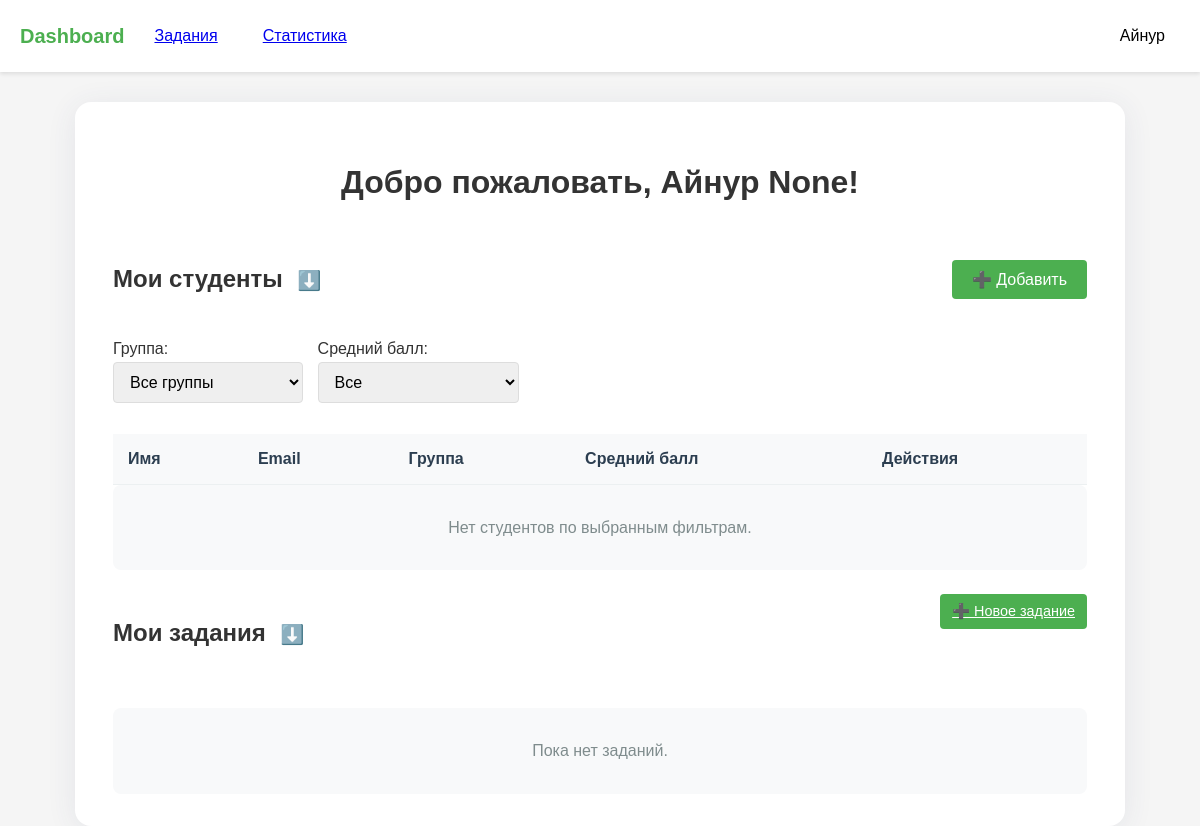
The page /dashboard (signed in) on the database as committed earlier.
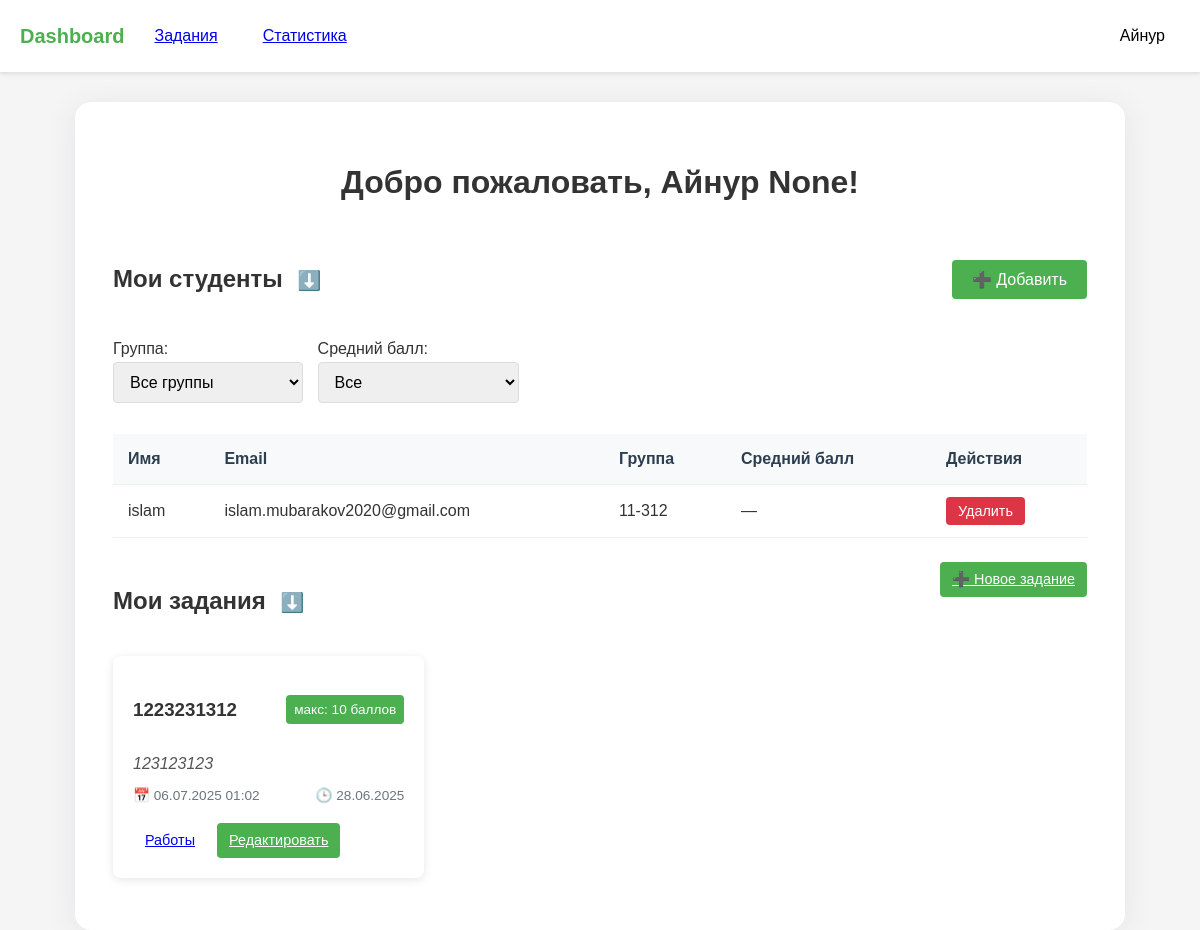
The same page on the database as committed later.
### models.py (models this page shows)
class User(UserMixin, db.Model):
    id = db.Column(db.Integer, primary_key=True)
    name = db.Column(db.String(150))
    email = db.Column(db.String(150), unique=True)
    password = db.Column(db.String(150))
    role = db.Column(db.String(50))  # 'student' or 'teacher'
    group = db.Column(db.String(50))
    first_name = db.Column(db.String(150))
    last_name = db.Column(db.String(150))
    age = db.Column(db.Integer)
    gender = db.Column(db.String(10))  # 'male', 'female', 'other'
    students = db.relationship(
        'User',
        secondary=teacher_student,
        primaryjoin=(id == teacher_student.c.teacher_id),
        secondaryjoin=(id == teacher_student.c.student_id),
        backref=db.backref('teachers', lazy='dynamic'),
        lazy='dynamic'
    )

class Assignment(db.Model):
    id = db.Column(db.Integer, primary_key=True)
    title = db.Column(db.String(100), nullable=False)
    description = db.Column(db.Text, nullable=False)
    deadline = db.Column(db.DateTime)
    max_score = db.Column(db.Integer, default=10)
    teacher_id = db.Column(db.Integer, db.ForeignKey('user.id'))
    created_at = db.Column(db.DateTime, default=datetime.utcnow)
    submissions = db.relationship('Submission', backref='assignment', lazy=True)
    questions = db.relationship('Question', backref='assignment', cascade='all, delete-orphan', lazy=True)

### main.py (the view)
@main.route('/dashboard')
@login_required
def dashboard():
    if current_user.role == 'teacher':
        students = current_user.students.order_by(User.name.asc()).all()
        assignments = Assignment.query.filter_by(teacher_id=current_user.id).all()
        avg_scores = {}
        for student in students:
            submissions = Submission.query.filter_by(student_id=student.id).all()
            scores = [s.score for s in submissions if s.score is not None]
            avg_scores[student.id] = round(sum(scores) / len(scores), 2) if scores else None
        return render_template(
            'teacher_dashboard.html',
            students=students,
            assignments=assignments,
            current_user=current_user,
            avg_scores=avg_scores
        )
    else:
        return redirect(url_for('main.student_dashboard'))

### app.py (called while the page is built)
def create_app():
    app = Flask(__name__)
    app.config['SECRET_KEY'] = 'your_secret_key'
    app.config['SQLALCHEMY_DATABASE_URI'] = 'sqlite:///data.db'
    app.config['SQLALCHEMY_TRACK_MODIFICATIONS'] = False
    app.config['TEMPLATES_AUTO_RELOAD'] = True
    db.init_app(app)
    login_manager.init_app(app)
    login_manager.login_view = 'auth.login'
    from models import User
    @login_manager.user_loader
    def load_user(user_id):
        return User.query.get(int(user_id))
    from auth import auth as auth_blueprint
    app.register_blueprint(auth_blueprint)
    from main import main as main_blueprint
    app.register_blueprint(main_blueprint)
    return app

### templates/teacher_dashboard.html (shortened to what this page needs)
{% extends "base.html" %}
{% block content %}
<div class="dashboard-container">
    <h1 style="text-align:center; margin-bottom: 32px;">
        Добро пожаловать, {{ current_user.name }} {{ current_user.last_name }}!
    </h1>
    <div class="students-section mt-3">
        <div style="display: flex; justify-content: space-between; align-items: center; cursor: pointer;" onclick="toggleStudentsBlock()">
            <div>
                <h2 style="display: inline-block;">Мои студенты</h2>
                <span id="studentsArrow" style="font-size: 1.2rem; margin-left: 10px;">⬇️</span>
            </div>
            <button class="btn btn-primary" onclick="event.stopPropagation(); toggleAddForm();">➕ Добавить</button>
        </div>
        <div id="studentsBlock" style="display: block;">
            <form method="get" class="filter-section" style="display: flex; gap: 15px; align-items: flex-end; margin: 18px 0 15px 0;">
                <div>
                    <label for="group">Группа:</label>
                    <select name="group" id="group" class="form-input" onchange="this.form.submit()">
                        <option value="">Все группы</option>
                    </select>
                </div>
                <div>
                    <label for="score">Средний балл:</label>
                    <select name="score" id="score" class="form-input" onchange="this.form.submit()">
                        <option value="">Все</option>
                    </select>
                </div>
            </form>
            <div class="students-table-container mt-2">
                <table class="students-table" id="studentsTable">
                    <thead>
                        <tr>
                            <th>Имя</th>
                            <th>Email</th>
                            <th>Группа</th>
                            <th>Средний балл</th>
                            <th>Действия</th>
                        </tr>
                    </thead>
                    <tbody>
                        {% for student in students %}
                        <tr>
                            <td>{{ student.name }}</td>
                            <td>{{ student.email }}</td>
                            <td>{{ student.group if student.group else '—' }}</td>
                            <td>
                                {% if avg_scores[student.id] is not none %}
                                    {{ avg_scores[student.id] }}
                                {% else %}
                                    —
                                {% endif %}
                            </td>
                            <td>
                                <form method="POST" action="{{ url_for('main.delete_student', student_id=student.id) }}" onsubmit="return confirm('Удалить этого студента?');">
                                    <button type="submit" class="btn btn-danger btn-small">Удалить</button>
                                </form>
                            </td>
                        </tr>
                        {% endfor %}
                    </tbody>
                </table>
                {% if not students %}
                <div class="no-students">
                    Нет студентов по выбранным фильтрам.
                </div>
                {% endif %}
            </div>
        </div>
    </div>
    <div class="assignments-section mt-3">
        <div class="section-header" onclick="toggleDashboardAssignments()" style="cursor: pointer;">
            <h2 style="display: inline-block;">Мои задания</h2>
            <span id="arrow" style="font-size: 1.2rem; margin-left: 10px;">⬇️</span>
            <a href="{{ url_for('main.create_assignment') }}" class="btn btn-small btn-primary" style="float:right;">➕ Новое задание</a>
        </div>
        <div id="dashboardAssignments" class="assignments-list mt-2" style="display: block;">
            <div class="assignments-grid">
                {% for assignment in assignments %}
                <div class="assignment-card">
                    <div class="card-header">
                        <h3>{{ assignment.title }}</h3>
                        <span class="score-label">макс: {{ assignment.max_score }} баллов</span>
                    </div>
                    <p class="assignment-description">{{ assignment.description }}</p>
                    <div class="assignment-meta">
                        <span class="deadline">📅 {{ assignment.deadline.strftime('%d.%m.%Y %H:%M') if assignment.deadline else 'Без срока' }}</span>
                        <span class="created-at">🕒 {{ assignment.created_at.strftime('%d.%m.%Y') }}</span>
                    </div>
                    <div class="assignment-actions">
                        <a href="{{ url_for('main.view_submissions', assignment_id=assignment.id) }}" class="btn btn-small">Работы</a>
                        <a href="{{ url_for('main.edit_assignment', assignment_id=assignment.id) }}" class="btn btn-small btn-primary">Редактировать</a>
                    </div>
                </div>
                {% endfor %}
            </div>
            {% if not assignments %}
            <div class="no-students" style="margin-top: 20px;">
                Пока нет заданий.
            </div>
            {% endif %}
        </div>
    </div>
</div>
{% endblock %}

### templates/base.html (shortened to what this page needs)
<!DOCTYPE html>
<html lang="ru">
<head>
    <link rel="stylesheet" href="../static/style.css">
</head>
<body>
    <header class="header">
        <nav class="navbar">
            <div class="nav-left">
                <a href="{{ url_for('main.dashboard') }}" class="logo">Dashboard</a>
                {% if current_user.is_authenticated %}
                    {% if current_user.role == 'teacher' %}
                        <a href="{{ url_for('main.create_assignment') }}" class="nav-btn">Задания</a>
                    {% else %}
                        <a href="{{ url_for('main.assignments_list') }}" class="nav-btn">Задания</a>
                    {% endif %}
                    <a href="{{ url_for('main.statistics') }}" class="nav-btn">Статистика</a>
                {% endif %}
            </div>
            <div class="nav-right">
                {% if current_user.is_authenticated %}
                <div class="profile-dropdown">
                    <button class="nav-btn profile-btn">{{ current_user.name }}{% if current_user.last_name %} {{ current_user.last_name }}{% endif %}</button>
                </div>
                {% else %}
                <a href="{{ url_for('auth.login') }}" class="nav-btn">Вход</a>
                {% endif %}
            </div>
        </nav>
    </header>
    <main>
        {% block content %}{% endblock %}
    </main>
</body>
</html>

### static/style.css (style rules this page uses)
:root { --primary-color: #4CAF50; --primary-hover: #45a049; --danger-color: #dc3545; --danger-hover: #c82333; --text-color: #333; --light-gray: #f8f9fa; --medium-gray: #e9ecef; --dark-gray: #6c757d; --shadow: 0 2px 10px rgba(0, 0, 0, 0.1); }
body { margin: 0; font-family: 'Arial', sans-serif; background-color: #f5f5f5; color: var(--text-color); line-height: 1.6; }
.navbar { display: flex; justify-content: space-between; align-items: center; padding: 15px 20px; background-color: white; box-shadow: 0 2px 4px rgba(0, 0, 0, 0.1); }
.nav-left, .nav-right { display: flex; align-items: center; gap: 15px; }
.logo { font-size: 1.25rem; font-weight: bold; color: var(--primary-color); text-decoration: none; transition: color 0.3s; }
.nav-btn { padding: 8px 15px; background: none; border: none; cursor: pointer; font-size: 1rem; border-radius: 4px; transition: all 0.3s; }
.profile-dropdown { position: relative; }
.assignment-card { background: white; border-radius: 8px; padding: 20px; margin-bottom: 20px; box-shadow: var(--shadow); transition: transform 0.3s, box-shadow 0.3s; }
.form-input { width: 100%; padding: 10px 12px; border: 1px solid #ddd; border-radius: 4px; font-size: 1rem; transition: border 0.3s; }
.btn { display: inline-block; padding: 10px 20px; border: none; border-radius: 4px; font-size: 1rem; cursor: pointer; text-align: center; transition: background 0.3s; }
.btn-primary { background-color: var(--primary-color); color: white; }
.btn-danger { background-color: var(--danger-color); color: white; }
.btn-small { padding: 6px 12px; font-size: 0.9rem; }
.assignments-grid { display: grid; grid-template-columns: repeat(auto-fill, minmax(300px, 1fr)); gap: 20px; }
.students-table-container { overflow-x: auto; }
.students-table { width: 100%; border-collapse: collapse; margin-top: 15px; }
.students-table th, .students-table td { padding: 12px 15px; text-align: left; border-bottom: 1px solid #ecf0f1; }
.students-table th { background-color: #f8f9fa; font-weight: 600; color: #2c3e50; }
.mt-2 { margin-top: 1rem; }
.mt-3 { margin-top: 1.5rem; }
.card-header { display: flex; justify-content: space-between; align-items: center; margin-bottom: 0.5rem; }
.score-label { background-color: var(--primary-color); color: white; padding: 4px 8px; border-radius: 4px; font-size: 0.85rem; }
.assignment-description { margin: 0.5rem 0; font-style: italic; color: #555; }
.assignment-meta { font-size: 0.85rem; color: var(--dark-gray); margin-bottom: 1rem; display: flex; justify-content: space-between; }
.assignment-actions { display: flex; gap: 10px; }
.dashboard-container { max-width: 1050px; margin: 30px auto 0 auto; background: white; border-radius: 16px; padding: 34px 38px 32px 38px; box-shadow: 0 4px 30px rgba(60,70,110,0.09); box-sizing: border-box; }

Rows that differ between the two databases and show on the page:
now on this page (row edited): User: name "islam", email "islam.mubarakov2020@gmail.com", group "11-312"
added Assignment: title "1223231312", max_score "10", description "123123123", deadline "06.07.2025 01:02", created_at "28.06.2025"
Other text that changed with them:
text no longer shown: "Нет студентов по выбранным фильтрам. Пока нет заданий."
